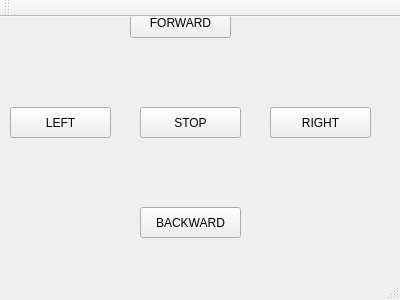
<?xml version="1.0" encoding="UTF-8"?>
<ui version="4.0">
 <class>MainWindow</class>
 <widget class="QMainWindow" name="MainWindow">
  <property name="geometry">
   <rect>
    <x>0</x>
    <y>0</y>
    <width>400</width>
    <height>300</height>
   </rect>
  </property>
  <property name="windowTitle">
   <string>MainWindow</string>
  </property>
  <widget class="QWidget" name="centralWidget">
   <widget class="QPushButton" name="forward">
    <property name="geometry">
     <rect>
      <x>130</x>
      <y>-10</y>
      <width>101</width>
      <height>31</height>
     </rect>
    </property>
    <property name="text">
     <string>FORWARD</string>
    </property>
   </widget>
   <widget class="QPushButton" name="stop">
    <property name="geometry">
     <rect>
      <x>140</x>
      <y>90</y>
      <width>101</width>
      <height>31</height>
     </rect>
    </property>
    <property name="text">
     <string>STOP</string>
    </property>
   </widget>
   <widget class="QPushButton" name="right">
    <property name="geometry">
     <rect>
      <x>270</x>
      <y>90</y>
      <width>101</width>
      <height>31</height>
     </rect>
    </property>
    <property name="text">
     <string>RIGHT</string>
    </property>
   </widget>
   <widget class="QPushButton" name="left">
    <property name="geometry">
     <rect>
      <x>10</x>
      <y>90</y>
      <width>101</width>
      <height>31</height>
     </rect>
    </property>
    <property name="text">
     <string>LEFT</string>
    </property>
   </widget>
   <widget class="QPushButton" name="backward">
    <property name="geometry">
     <rect>
      <x>140</x>
      <y>190</y>
      <width>101</width>
      <height>31</height>
     </rect>
    </property>
    <property name="text">
     <string>BACKWARD</string>
    </property>
   </widget>
  </widget>
  <widget class="QMenuBar" name="menuBar">
   <property name="geometry">
    <rect>
     <x>0</x>
     <y>0</y>
     <width>400</width>
     <height>27</height>
    </rect>
   </property>
  </widget>
  <widget class="QToolBar" name="mainToolBar">
   <attribute name="toolBarArea">
    <enum>TopToolBarArea</enum>
   </attribute>
   <attribute name="toolBarBreak">
    <bool>false</bool>
   </attribute>
  </widget>
  <widget class="QStatusBar" name="statusBar"/>
 </widget>
 <layoutdefault spacing="6" margin="11"/>
 <resources/>
 <connections/>
</ui>
